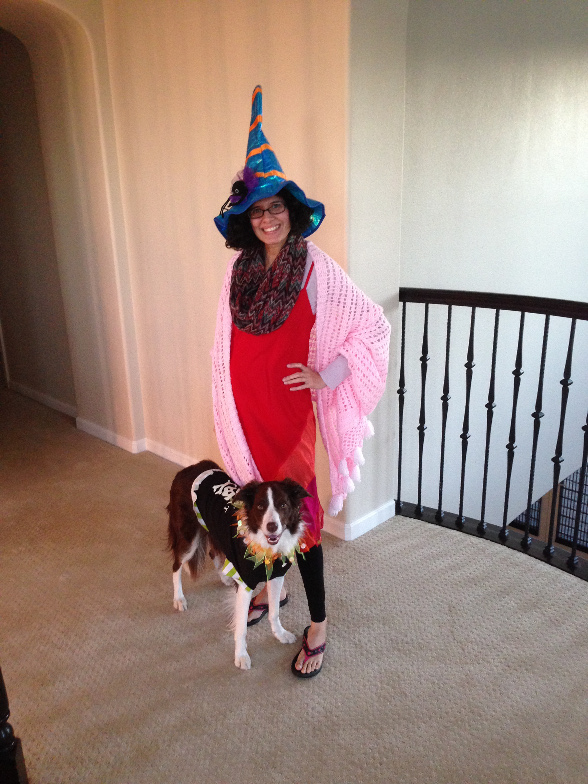
#> input picture Computer Vision Basics/getting-yourself-oriented/IMG_1808.JPG, 588 x 784 px
$ python detect_face.py
#> lines starting #> are read from the running program, lines starting #| are printed output that depends on the picture; after the words box and inside, x2 and y2 are one past the last pixel; in counts of white or black regions, pixels touching at a corner belong together
# USAGE
# python detect_face.py

# import the necessary packages
import cv2

# load our image and convert it to grayscale
image = cv2.imread("IMG_1808.JPG")
#> image is the input picture: shape (784, 588, 3); mean B, G, R 124.4, 133.3, 158.9
gray = cv2.cvtColor(image, cv2.COLOR_BGR2GRAY)
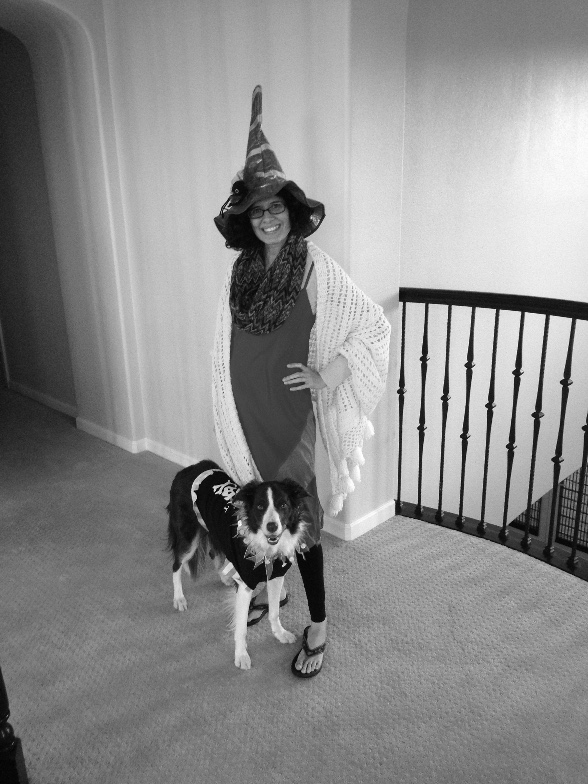
#> gray: shape (784, 588); min 0, max 255, mean 139.9

# load the face detector and detect faces in the image
detector = cv2.CascadeClassifier("haarcascade_frontalface_default.xml")
rects = detector.detectMultiScale(gray, scaleFactor=1.05, minNeighbors=7,
	minSize=(30, 30), flags=cv2.CASCADE_SCALE_IMAGE)
#> rects = [[240, 190, 54, 54]]

# loop over the faces and draw a rectangle surrounding eac
for (x, y, w, h) in rects:
	cv2.rectangle(image, (x, y), (x + w, y + h), (0, 255, 0), 2)
#> this loop made 1 pass
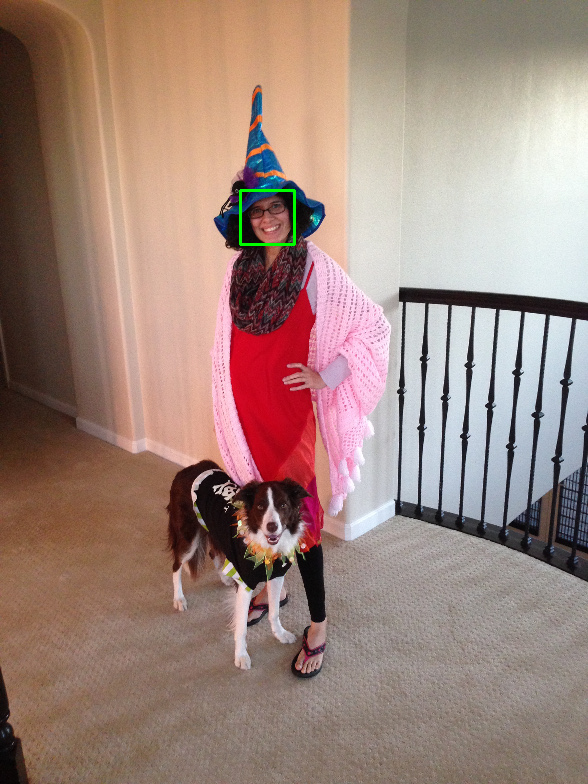
#> image: shape (784, 588, 3); 0.14% of pixels changed, all inside (x1, y1, x2, y2) = (239, 189, 296, 246)

# show the detected faces
cv2.imshow("Faces", image)
cv2.waitKey(0)
